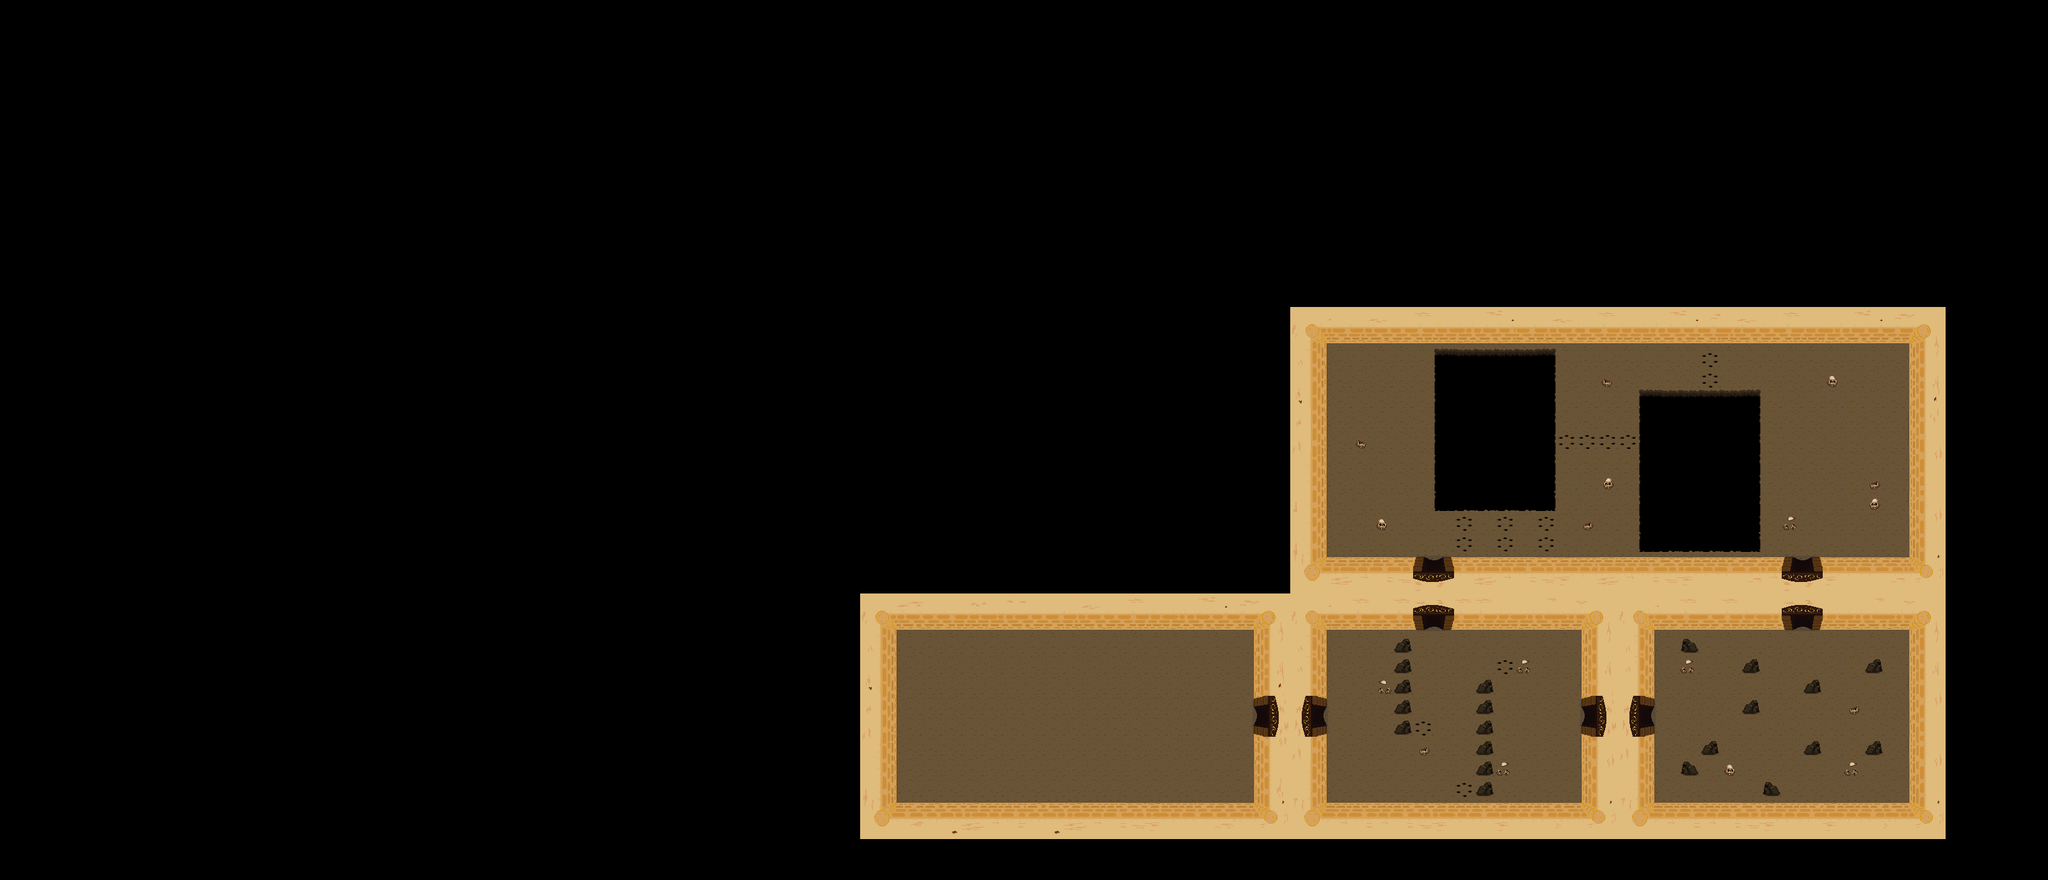

This is a level from a 2D game, rendered from its Tiled map with the project's own tilesets. A one-line summary and the map file follow, with tile-layer data summarised:
An orthogonal 100x43 tile map with 32x32 px tiles, 10 tile layers (SalleB, Blocs, Decors, Solid, ...), 2 tilesets.

<map version="1.8" tiledversion="1.8.4" orientation="orthogonal" renderorder="right-down" width="100" height="43" tilewidth="32" tileheight="32" infinite="0" nextlayerid="12" nextobjectid="1">
 <tileset firstgid="1" name="Salle1T" tilewidth="32" tileheight="32" tilecount="252" columns="21">
  <image source="assets/Salle1.png" width="672" height="384" />
 </tileset>
 <tileset firstgid="253" name="SetHole" tilewidth="32" tileheight="32" tilecount="72" columns="9">
  <image source="assets/SetHole.png" width="288" height="256" />
 </tileset>
 <layer id="2" name="SalleB" width="100" height="43">
  <data>[4300 cells, 518 non-empty, 158 distinct tile ids]</data>
 </layer>
 <layer id="3" name="Blocs" width="100" height="43">
  <data>[4300 cells, 608 non-empty, 12 distinct tile ids]</data>
 </layer>
 <layer id="4" name="Decors" width="100" height="43">
  <data>[4300 cells, 53 non-empty, 5 distinct tile ids]</data>
 </layer>
 <layer id="5" name="Solid" width="100" height="43">
  <data>[4300 cells, 0 non-empty, 0 distinct tile ids]</data>
 </layer>
 <layer id="8" name="Mort" width="100" height="43">
  <data>[4300 cells, 0 non-empty, 0 distinct tile ids]</data>
 </layer>
 <layer id="6" name="SolidJ" width="100" height="43">
  <data>[4300 cells, 0 non-empty, 0 distinct tile ids]</data>
 </layer>
 <layer id="7" name="SolidM" width="100" height="43">
  <data>[4300 cells, 0 non-empty, 0 distinct tile ids]</data>
 </layer>
 <layer id="9" name="stair" width="100" height="43">
  <data>[4300 cells, 0 non-empty, 0 distinct tile ids]</data>
 </layer>
 <layer id="10" name="portes" width="100" height="43">
  <data>[4300 cells, 32 non-empty, 16 distinct tile ids]</data>
 </layer>
 <layer id="11" name="PortesP" width="100" height="43">
  <data>[4300 cells, 16 non-empty, 4 distinct tile ids]</data>
 </layer>
</map>